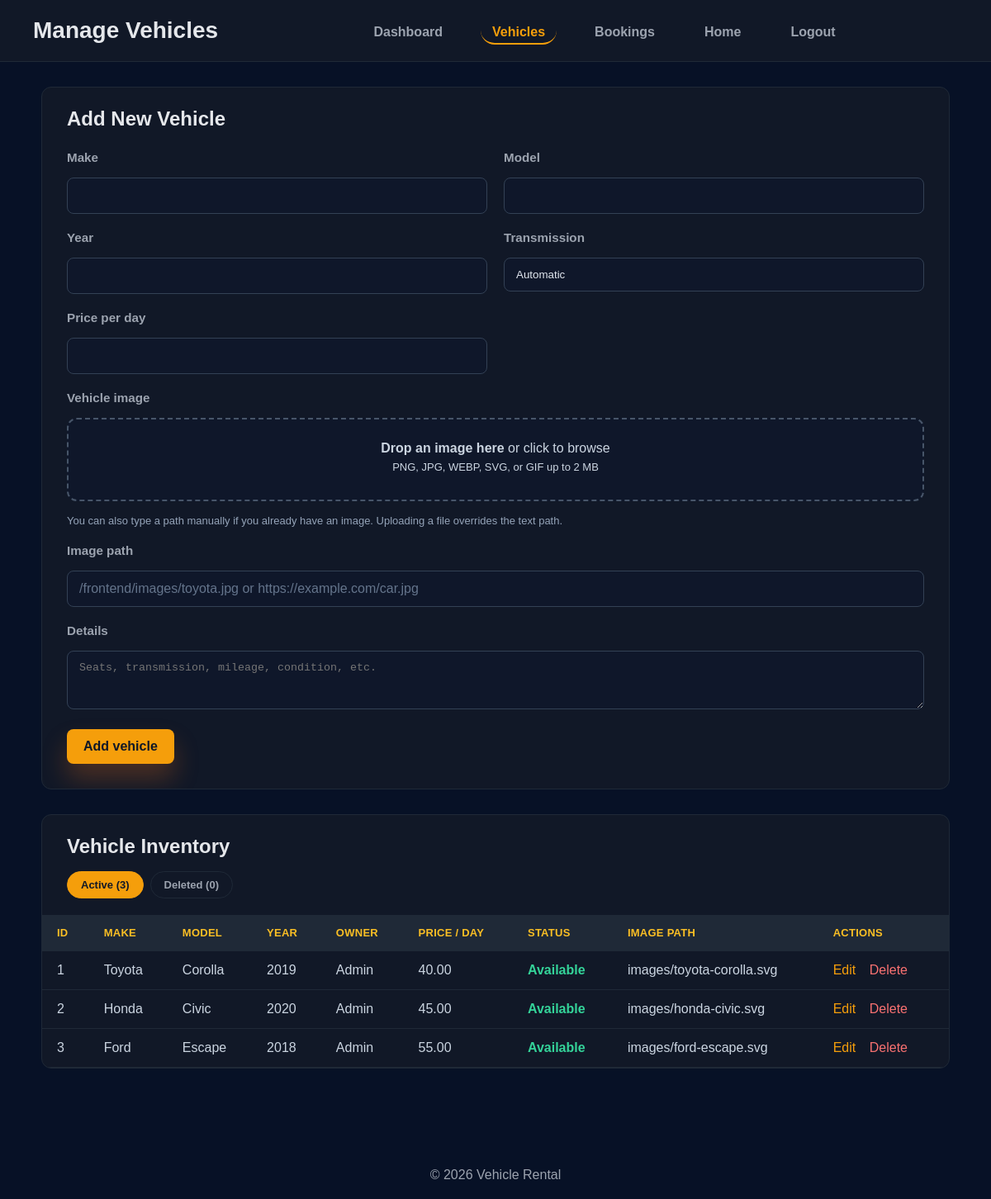
The page /backend/admin-vehicles.php (signed in) on the database its author committed.
### tables this page shows
CREATE TABLE IF NOT EXISTS vehicles (
  id INT AUTO_INCREMENT PRIMARY KEY,
  owner_id INT NOT NULL,
  make VARCHAR(100) NOT NULL,
  model VARCHAR(100) NOT NULL,
  year INT DEFAULT NULL,
  transmission ENUM('manual', 'automatic') NOT NULL DEFAULT 'automatic',
  price_per_day DECIMAL(8,2) DEFAULT 0.00,
  image VARCHAR(255) DEFAULT NULL,
  description TEXT DEFAULT NULL,
  status ENUM('available', 'booked') NOT NULL DEFAULT 'available',
  is_deleted TINYINT(1) NOT NULL DEFAULT 0,
  created_at DATETIME NOT NULL DEFAULT CURRENT_TIMESTAMP,
  FOREIGN KEY (owner_id) REFERENCES users(id) ON DELETE CASCADE
);

CREATE TABLE IF NOT EXISTS users (
  id INT AUTO_INCREMENT PRIMARY KEY,
  name VARCHAR(255) NOT NULL,
  email VARCHAR(255) NOT NULL UNIQUE,
  password VARCHAR(255) NOT NULL,
  phone_number VARCHAR(50) NOT NULL UNIQUE,
  role ENUM('user', 'admin') NOT NULL DEFAULT 'user',
  created_at DATETIME NOT NULL DEFAULT CURRENT_TIMESTAMP
);

### backend/functions.php (called while the page is built, shortened)
<?php
function parsePhpSizeToBytes(string $value): int {
    $value = trim($value);
    $last = strtolower(substr($value, -1));
    $number = (float) $value;
    switch ($last) {
        case 'm':
            $number *= 1024;
        case 'k':
            $number *= 1024;
            break;
    }
    return (int) round($number);
}
function effectivePhpUploadMaxBytes(): int {
    $uploadMax = parsePhpSizeToBytes((string) ini_get('upload_max_filesize'));
    $postMax = parsePhpSizeToBytes((string) ini_get('post_max_size'));
    return min($uploadMax, $postMax);
}
function vehicleImageUploadLimitBytes(): int {
    $appLimit = 5 * 1024 * 1024;
    $phpLimit = effectivePhpUploadMaxBytes();
    return min($appLimit, $phpLimit);
}
function formatBytesHuman(int $bytes): string {
    if ($bytes >= 1024 * 1024) {
        $mb = $bytes / (1024 * 1024);
        return rtrim(rtrim(number_format($mb, 2, '.', ''), '0'), '.') . ' MB';
    }
    return $bytes . ' B';
}
function normalizeVehicleImagePath(?string $image): string {
    $image = trim((string) ($image ?? ''));
    if ($image === '') {
        return '';
    }
    $image = str_replace('\\', '/', $image);
    return '/' . ltrim($image, '/');
}
function normalizeTransmission(?string $transmission): string {
    $value = strtolower(trim((string) ($transmission ?? '')));
    return $value === 'manual' ? 'manual' : 'automatic';
}
function getVehicles(PDO $pdo) {
    $stmt = $pdo->query('SELECT v.*, u.name AS owner_name, u.email AS owner_email FROM vehicles v LEFT JOIN users u ON v.owner_id = u.id WHERE v.is_deleted = 0 ORDER BY v.id');
    return $stmt->fetchAll();
}
function getDeletedVehicles(PDO $pdo) {
    $stmt = $pdo->query('SELECT v.*, u.name AS owner_name, u.email AS owner_email FROM vehicles v LEFT JOIN users u ON v.owner_id = u.id WHERE v.is_deleted = 1 ORDER BY v.id');
    return $stmt->fetchAll();
}
function isVehicleBooked(array $vehicle): bool {
    return ($vehicle['status'] ?? 'available') === 'booked';
}

### backend/admin-vehicles.php (the view, shortened to what this page needs)
<?php
require_once __DIR__ . '/functions.php';
$editVehicle = null;
$imageUploadLimitLabel = formatBytesHuman(vehicleImageUploadLimitBytes());
$view = ($_GET['view'] ?? 'active') === 'deleted' ? 'deleted' : 'active';
$activeVehicles = getVehicles($pdo);
$deletedVehicles = getDeletedVehicles($pdo);
$vehicles = $view === 'deleted' ? $deletedVehicles : $activeVehicles;
?>
<!doctype html>
<html lang="en">
<head>
  <link rel="stylesheet" href="../frontend/css/styles.css">
</head>
<body>
  <header class="admin-header">
    <h1>Manage Vehicles</h1>
    <nav>
      <a href="admin.php">Dashboard</a>
      <a href="admin-vehicles.php" class="active">Vehicles</a>
      <a href="admin-bookings.php">Bookings</a>
      <a href="../frontend/index.php">Home</a>
      <a href="../frontend/logout.php">Logout</a>
    </nav>
  </header>
  <main class="dashboard">
    <section class="vehicle-form">
      <div class="form-header">
        <h2><?php echo $editVehicle ? 'Edit Vehicle' : 'Add New Vehicle'; ?></h2>
      </div>
      <form method="post" action="admin-vehicles.php" enctype="multipart/form-data">
        <div class="form-body">
          <div class="form-group">
            <label for="make">Make</label>
            <input id="make" name="make" value="<?php echo htmlspecialchars($editVehicle['make'] ?? ''); ?>" required>
          </div>
          <div class="form-group">
            <label for="model">Model</label>
            <input id="model" name="model" value="<?php echo htmlspecialchars($editVehicle['model'] ?? ''); ?>" required>
          </div>
          <div class="form-group">
            <label for="year">Year</label>
            <input id="year" name="year" type="number" min="1900" max="2100" value="<?php echo htmlspecialchars($editVehicle['year'] ?? ''); ?>">
          </div>
          <div class="form-group">
            <label for="transmission">Transmission</label>
            <?php $selectedTransmission = normalizeTransmission($editVehicle['transmission'] ?? 'automatic'); ?>
            <select id="transmission" name="transmission">
              <option value="automatic" <?php echo $selectedTransmission === 'automatic' ? 'selected' : ''; ?>>Automatic</option>
            </select>
          </div>
          <div class="form-group">
            <label for="price_per_day">Price per day</label>
            <input id="price_per_day" name="price_per_day" type="number" step="0.01" min="0" value="<?php echo htmlspecialchars($editVehicle['price_per_day'] ?? ''); ?>" required>
          </div>
          <div class="form-group form-group-wide" style="grid-column:span 2;">
            <label for="image_file">Vehicle image</label>
            <div id="image-dropzone" class="image-dropzone">
              <p><strong>Drop an image here</strong> or click to browse</p>
              <p class="dropzone-hint">PNG, JPG, WEBP, SVG, or GIF up to <?php echo htmlspecialchars($imageUploadLimitLabel); ?></p>
            </div>
            <small class="helper-text">You can also type a path manually if you already have an image. Uploading a file overrides the text path.</small>
          </div>
          <div class="form-group form-group-wide" style="grid-column:span 2;">
            <label for="image">Image path</label>
            <input id="image" name="image" value="<?php echo htmlspecialchars(normalizeVehicleImagePath($editVehicle['image'] ?? '')); ?>" placeholder="/frontend/images/toyota.jpg or https://example.com/car.jpg">
          </div>
          <div class="form-group form-group-wide" style="grid-column:span 2;">
            <label for="description">Details</label>
            <textarea id="description" name="description" rows="3" placeholder="Seats, transmission, mileage, condition, etc."><?php echo htmlspecialchars($editVehicle['description'] ?? ''); ?></textarea>
          </div>
        </div>
        <div class="form-actions">
          <button type="submit" name="save_vehicle" class="btn btn-primary"><?php echo $editVehicle ? 'Save changes' : 'Add vehicle'; ?></button>
        </div>
      </form>
    </section>
    <section class="table-container">
      <div class="table-header">
        <h2>Vehicle Inventory</h2>
      </div>
      <div class="status-tabs">
        <a href="admin-vehicles.php?view=active" class="<?php echo $view === 'active' ? 'active' : ''; ?>">Active (<?php echo count($activeVehicles); ?>)</a>
        <a href="admin-vehicles.php?view=deleted" class="<?php echo $view === 'deleted' ? 'active' : ''; ?>">Deleted (<?php echo count($deletedVehicles); ?>)</a>
      </div>
      <?php if (empty($vehicles)): ?>
        <div class="empty"><?php echo $view === 'deleted' ? 'No deleted vehicles.' : 'No vehicles available. Add a vehicle above.'; ?></div>
      <?php else: ?>
        <div class="table-scroll">
          <table>
            <thead>
              <tr>
                <th>ID</th>
                <th>Make</th>
                <th>Model</th>
                <th>Year</th>
                <th>Owner</th>
                <th>Price / day</th>
                <th>Status</th>
                <th>Image path</th>
                <th>Actions</th>
              </tr>
            </thead>
            <tbody>
              <?php foreach ($vehicles as $vehicle): ?>
                <tr>
                  <td><?php echo (int) $vehicle['id']; ?></td>
                  <td><?php echo htmlspecialchars($vehicle['make']); ?></td>
                  <td><?php echo htmlspecialchars($vehicle['model']); ?></td>
                  <td><?php echo htmlspecialchars($vehicle['year']); ?></td>
                  <td><?php echo htmlspecialchars($vehicle['owner_name'] ?? '—'); ?></td>
                  <td><?php echo htmlspecialchars($vehicle['price_per_day']); ?></td>
                  <td>
                    <?php if (isVehicleBooked($vehicle)): ?>
                      <span style="color:#f87171;font-weight:700;">Booked</span>
                    <?php else: ?>
                      <span style="color:#34d399;font-weight:700;">Available</span>
                    <?php endif; ?>
                  </td>
                  <td><?php echo htmlspecialchars($vehicle['image']); ?></td>
                  <td>
                    <?php if ($view === 'deleted'): ?>
                      <form method="post" action="admin-vehicles.php" style="display:inline;" onsubmit="return confirm('Restore this vehicle to the active fleet?');">
                        <?php echo csrfField(); ?>
                        <input type="hidden" name="restore_vehicle" value="<?php echo (int) $vehicle['id']; ?>">
                        <button type="submit" class="action-link" style="background:none;border:none;padding:0;cursor:pointer;font:inherit;color:#34d399;">Restore</button>
                      </form>
                    <?php else: ?>
                      <a class="action-link" href="admin-vehicles.php?edit=<?php echo (int) $vehicle['id']; ?>">Edit</a>
                      <form method="post" action="admin-vehicles.php" style="display:inline;" onsubmit="return confirm('Delete this vehicle? It will be hidden from listings but its booking history is kept.');">
                        <button type="submit" class="action-link delete-link" style="background:none;border:none;padding:0;cursor:pointer;font:inherit;">Delete</button>
                      </form>
                    <?php endif; ?>
                  </td>
                </tr>
              <?php endforeach; ?>
            </tbody>
          </table>
        </div>
      <?php endif; ?>
    </section>
  </main>
  <footer class="page-footer">&copy; <?php echo date('Y'); ?> Vehicle Rental</footer>
</body>
</html>

### frontend/css/styles.css (style rules this page uses)
:root { --bg: #040b1c; --surface: rgba(10, 18, 40, 0.95); --surface-soft: rgba(19, 43, 86, 0.75); --text: #eef4ff; --muted: #aac4ff; --primary: #f97316; --primary-dark: #dc6503; --accent: #2563eb; --border: rgba(255, 255, 255, 0.08); --shadow: 0 30px 80px rgba(0, 0, 0, 0.30); font-family: Inter, system-ui, -apple-system, BlinkMacSystemFont, "Segoe UI", sans-serif; }
* { box-sizing: border-box; }
body { margin: 0; min-height: 100vh; color: var(--text); background: radial-gradient(circle at top left, rgba(37, 99, 235, 0.16), transparent 20%), radial-gradient(circle at bottom right, rgba(249, 115, 22, 0.14), transparent 20%), var(--bg); }
body, input, button { font: 400 16px/1.6 var(--font-family); }
nav { display: flex; flex-wrap: wrap; gap: 12px; align-items: center; justify-content: center; flex: 1 1 420px; }
nav a { color: #dbeafe; text-decoration: none; padding: 10px 14px; border-radius: 999px; transition: background 0.2s ease, transform 0.2s ease; }
main { padding: 36px; max-width: 1180px; margin: 0 auto; }
.btn { display: inline-flex; align-items: center; justify-content: center; padding: 16px 24px; border-radius: 999px; text-decoration: none; transition: transform 0.2s ease, box-shadow 0.2s ease; }
.btn-primary { background: linear-gradient(135deg, var(--primary), #fab812); color: #020617; box-shadow: 0 18px 30px rgba(249, 115, 22, 0.25); }
.page-footer { margin-top: 40px; text-align: center; color: #94a3b8; }
.form-group { display: flex; flex-direction: column; gap: 8px; }
.form-group label { color: #cbd5e1; font-size: 0.95rem; }
.form-group input, .form-group select { padding: 14px 16px; background: rgba(255, 255, 255, 0.06); border: 1px solid rgba(255, 255, 255, 0.12); border-radius: 14px; color: #e2e8f0; }
.form-group input::placeholder { color: #64748b; }
.form-group select { appearance: none; -webkit-appearance: none; -moz-appearance: none; padding-right: 48px; background-image: linear-gradient(45deg, transparent 50%, #93c5fd 50%), linear-gradient(135deg, #93c5fd 50%, transparent 50%); background-position: calc(100% - 22px) calc(50% - 3px), calc(100% - 16px) calc(50% - 3px); background-size: 6px 6px, 6px 6px; background-repeat: no-repeat; }
.form-group label { color: #cbd5e1; font-weight: 600; }
.form-group input { width: 100%; padding: 16px 18px; background: rgba(255, 255, 255, 0.06); border: 1px solid rgba(255, 255, 255, 0.12); border-radius: 16px; color: #eef4ff; }

### rows shown on the page
vehicles: id "1", make "Toyota", model "Corolla", year "2019", owner.name "Admin", price_per_day "40.00", status "Available", image "images/toyota-corolla.svg"
vehicles: id "2", make "Honda", model "Civic", year "2020", owner.name "Admin", price_per_day "45.00", status "Available", image "images/honda-civic.svg"
vehicles: id "3", make "Ford", model "Escape", year "2018", owner.name "Admin", price_per_day "55.00", status "Available", image "images/ford-escape.svg"

### other values the page prints
$imageUploadLimitLabel "2 MB"
count($activeVehicles) "3"
count($deletedVehicles) "0"
